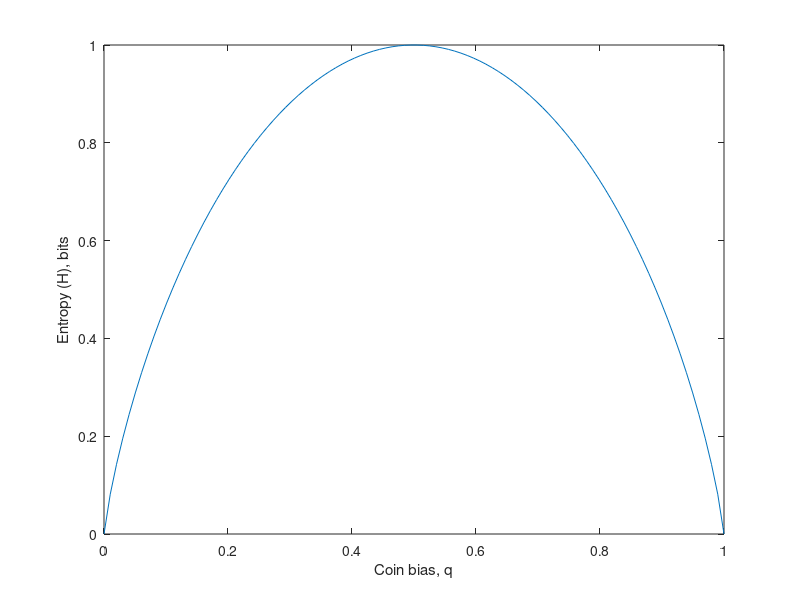

MATLAB code to generate this figure:
q = linspace(0, 1);

H = -(q .* log2(q) + (1-q) .* log2(1 - q));

H(isnan(H)) = 0; % To avoid problems with log2(0)

figure(1); clf;

plot(q, H);
xlabel('Coin bias, q');
ylabel('Entropy (H), bits');
